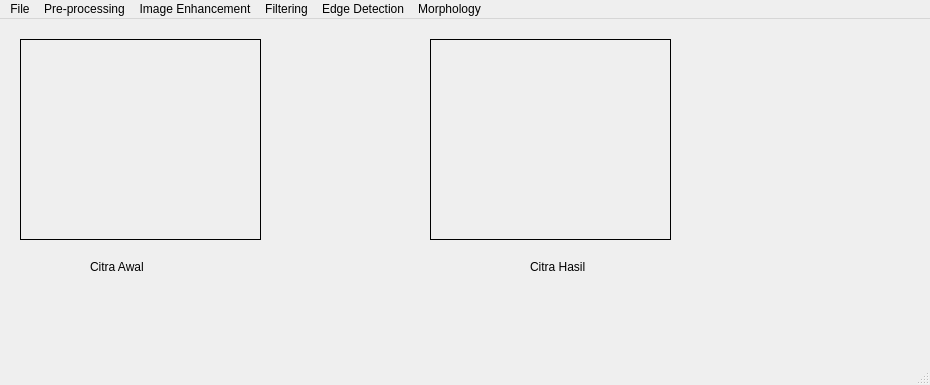
<?xml version="1.0" encoding="UTF-8"?>
<ui version="4.0">
 <class>MainWindow</class>
 <widget class="QMainWindow" name="MainWindow">
  <property name="geometry">
   <rect>
    <x>0</x>
    <y>0</y>
    <width>930</width>
    <height>385</height>
   </rect>
  </property>
  <property name="windowTitle">
   <string>MainWindow</string>
  </property>
  <widget class="QWidget" name="centralwidget">
   <widget class="QLabel" name="label">
    <property name="geometry">
     <rect>
      <x>20</x>
      <y>20</y>
      <width>241</width>
      <height>201</height>
     </rect>
    </property>
    <property name="frameShape">
     <enum>QFrame::Box</enum>
    </property>
    <property name="text">
     <string/>
    </property>
   </widget>
   <widget class="QLabel" name="label_2">
    <property name="geometry">
     <rect>
      <x>430</x>
      <y>20</y>
      <width>241</width>
      <height>201</height>
     </rect>
    </property>
    <property name="frameShape">
     <enum>QFrame::Box</enum>
    </property>
    <property name="text">
     <string/>
    </property>
   </widget>
   <widget class="QLabel" name="label_3">
    <property name="geometry">
     <rect>
      <x>90</x>
      <y>240</y>
      <width>61</width>
      <height>16</height>
     </rect>
    </property>
    <property name="text">
     <string>Citra Awal</string>
    </property>
   </widget>
   <widget class="QLabel" name="label_4">
    <property name="geometry">
     <rect>
      <x>530</x>
      <y>240</y>
      <width>61</width>
      <height>16</height>
     </rect>
    </property>
    <property name="text">
     <string>Citra Hasil</string>
    </property>
   </widget>
  </widget>
  <widget class="QMenuBar" name="menubar">
   <property name="geometry">
    <rect>
     <x>0</x>
     <y>0</y>
     <width>930</width>
     <height>22</height>
    </rect>
   </property>
   <widget class="QMenu" name="menuFile">
    <property name="title">
     <string>File</string>
    </property>
    <addaction name="actionLoad_Image"/>
    <addaction name="actionSave_Image"/>
   </widget>
   <widget class="QMenu" name="menuPre_processing">
    <property name="title">
     <string>Pre-processing</string>
    </property>
    <addaction name="actionGrayscale_2"/>
    <addaction name="actionBinary_2"/>
   </widget>
   <widget class="QMenu" name="menuImage_Enhancement">
    <property name="title">
     <string>Image Enhancement</string>
    </property>
    <addaction name="actionBrightness"/>
    <addaction name="actionContrast_Stretching"/>
    <addaction name="actionHistogram_Equalization"/>
   </widget>
   <widget class="QMenu" name="menuFiltering">
    <property name="title">
     <string>Filtering</string>
    </property>
    <addaction name="actionGaussian_Blur"/>
    <addaction name="actionGaussian_Blur_2"/>
    <addaction name="actionSharpen"/>
   </widget>
   <widget class="QMenu" name="menuEdge_Detection">
    <property name="title">
     <string>Edge Detection</string>
    </property>
    <addaction name="actionSobel"/>
    <addaction name="actionPrewitt"/>
    <addaction name="actionCanny"/>
   </widget>
   <widget class="QMenu" name="menuMorphology">
    <property name="title">
     <string>Morphology</string>
    </property>
    <addaction name="actionDilasi"/>
    <addaction name="actionErosi"/>
    <addaction name="actionOpening"/>
    <addaction name="actionClosing"/>
   </widget>
   <addaction name="menuFile"/>
   <addaction name="menuPre_processing"/>
   <addaction name="menuImage_Enhancement"/>
   <addaction name="menuFiltering"/>
   <addaction name="menuEdge_Detection"/>
   <addaction name="menuMorphology"/>
  </widget>
  <widget class="QStatusBar" name="statusbar"/>
  <action name="actionLoad_Image">
   <property name="text">
    <string>Load Image</string>
   </property>
  </action>
  <action name="actionSave_Image">
   <property name="text">
    <string>Save Image</string>
   </property>
  </action>
  <action name="actionGrayscale">
   <property name="text">
    <string>Grayscale</string>
   </property>
  </action>
  <action name="actionBinary">
   <property name="text">
    <string>Binary</string>
   </property>
  </action>
  <action name="actionGrayscale_2">
   <property name="text">
    <string>Grayscale</string>
   </property>
  </action>
  <action name="actionBinary_2">
   <property name="text">
    <string>Binary</string>
   </property>
  </action>
  <action name="actionBrightness">
   <property name="text">
    <string>Brightness</string>
   </property>
  </action>
  <action name="actionContrast_Stretching">
   <property name="text">
    <string>Contrast Stretching</string>
   </property>
  </action>
  <action name="actionHistogram_Equalization">
   <property name="text">
    <string>Histogram Equalization</string>
   </property>
  </action>
  <action name="actionGaussian_Blur">
   <property name="text">
    <string>Gaussian Blur</string>
   </property>
  </action>
  <action name="actionGaussian_Blur_2">
   <property name="text">
    <string>Median Filter</string>
   </property>
  </action>
  <action name="actionSharpen">
   <property name="text">
    <string>Sharpen</string>
   </property>
  </action>
  <action name="actionSobel">
   <property name="text">
    <string>Sobel</string>
   </property>
  </action>
  <action name="actionPrewitt">
   <property name="text">
    <string>Prewitt</string>
   </property>
  </action>
  <action name="actionCanny">
   <property name="text">
    <string>Canny</string>
   </property>
  </action>
  <action name="actionDilasi">
   <property name="text">
    <string>Dilasi</string>
   </property>
  </action>
  <action name="actionErosi">
   <property name="text">
    <string>Erosi</string>
   </property>
  </action>
  <action name="actionOpening">
   <property name="text">
    <string>Opening</string>
   </property>
  </action>
  <action name="actionClosing">
   <property name="text">
    <string>Closing</string>
   </property>
  </action>
 </widget>
 <resources/>
 <connections/>
</ui>
